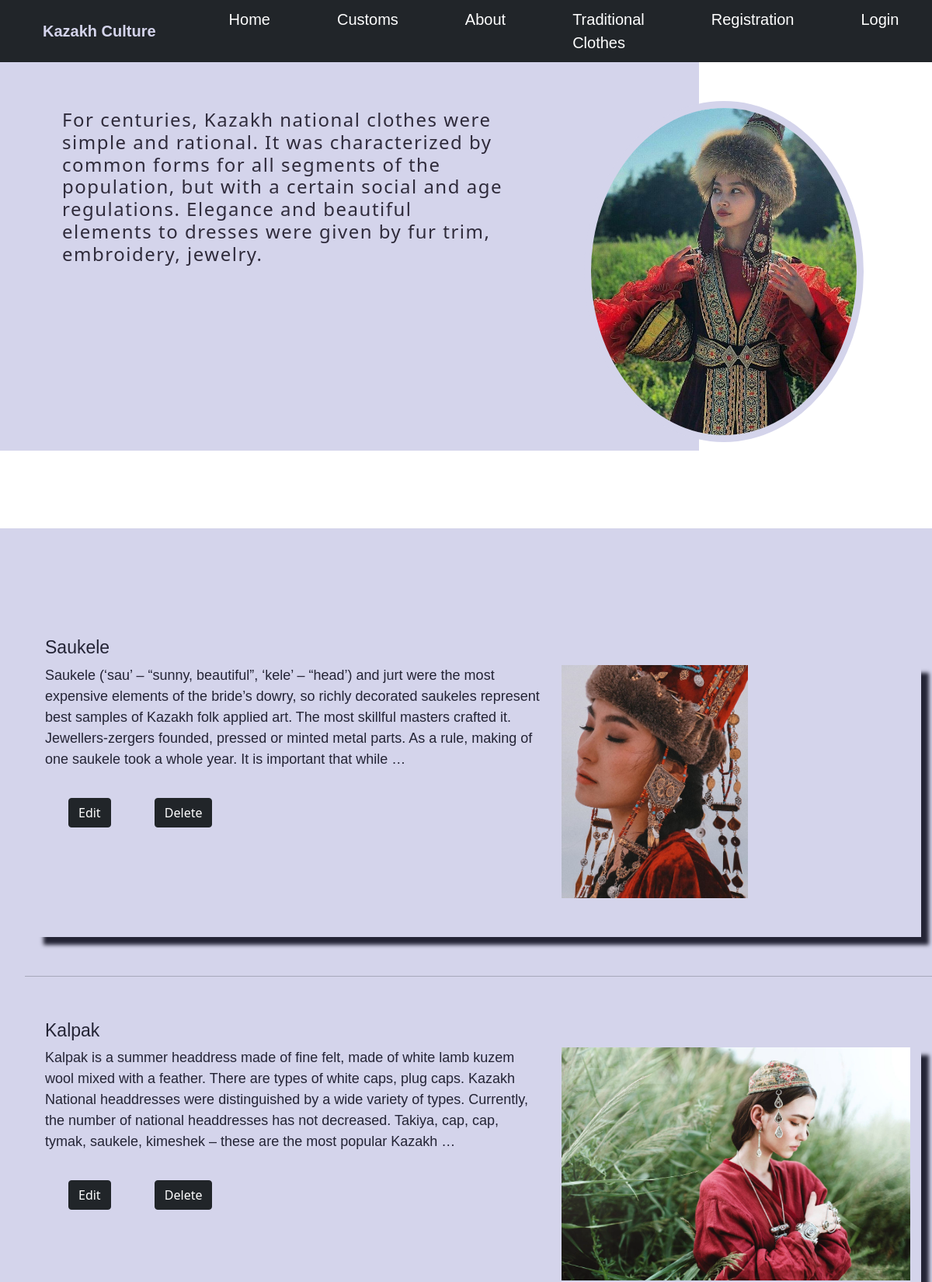
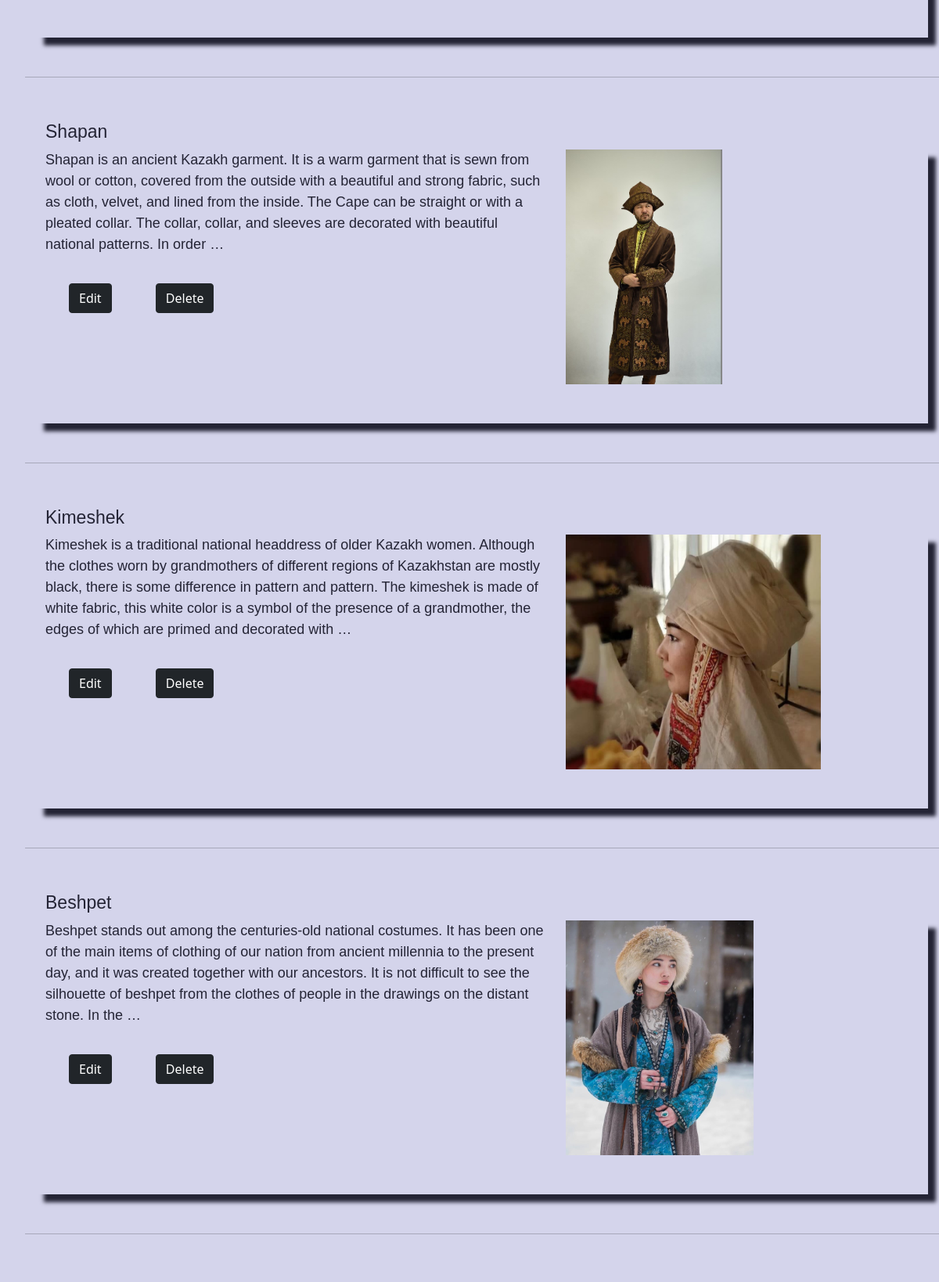
Screenshot of /show_clothes (upper part) with the database file from the repository (2 pictures, top to bottom).
### polls/models.py (models this page shows)
class Clothes(models.Model):
    name = models.CharField(max_length=255)
    info = models.TextField()
    picture = models.FileField(upload_to = 'img', blank = True, null = True)

### polls/views.py (the view)
# urls.py: path('show_clothes', views.show_clothes, name= 'show_clothes'),
def show_clothes(request):
    cloth = Clothes.objects.order_by('id')
    return render(request, 'index.html', {'cloth': cloth})

### polls/templates/index.html (shortened to what this page needs)
{% extends 'base.html' %}
{% load static %}
       {% block content %}
       <div class="contentC1">
        <div class="container-fluid">
          <div class="row">
            <div class="col-9" id="darkside">
              <h4>For centuries, Kazakh national clothes were simple and rational. It was characterized by common forms for all segments of the population, but with a certain social and age regulations. Elegance and beautiful elements to dresses were given by fur trim, embroidery, jewelry.</h4>
            </div>
            <div class="col-3">
              <img src="{% static 'polls/img/c2.jpg' %}" alt="">
            </div>
          </div>
        </div>
      </div>
            <div class="content2" >
          <ul>
            {% for i in cloth %}
              <li>
                      <div class="container">
                          <div class="row"><h3>{{ i.name }}</h3></div>
                           <div class="row" id="cus">
                              <div class="col-7" ><p> {{ i.info|truncatewords:60 }}</p>
                                <div class="row">
                                  <div class="col-2">
                                    <a class="btn btn-dark " href="/update_clothes/{{ i.id }}">  Edit</a>
                                  </div>
                                  <div class="col-2">
                                     <a class="btn btn-dark"  href="/delete_clothes/{{ i.id }}"> Delete</a>
                                  </div>
                                </div>
                           </div>
                              <div class="col-5">
                                {% if i.picture %}<img src="/media/{{ i.picture }}" class="img img-responsive">{% endif %}
                              </div>
                          </div>
                      </div>
                  <hr>
              </li>
              {% empty %}
              <p>No Record Found!</p>
                    {% endfor %}
          </ul>
    <br><br>
    </div>
    {% endblock %}

### polls/templates/base.html (shortened to what this page needs)
{% load static %}
<!doctype html>
<html lang="en">
<head>
    <link href="https://cdn.jsdelivr.net/npm/bootstrap@5.0.2/dist/css/bootstrap.min.css" rel="stylesheet">
    <link type="text/css" href="{% static 'polls/css/style.css' %}" rel="stylesheet"/>
</head>
<body>
    <nav class="navbar navbar-expand-lg bg-dark ">
        <a class="navbar-brand" href="#">Kazakh Culture</a>
        <div class="collapse navbar-collapse" id="navbarSupportedContent">
          <ul class="navbar-nav mr-auto">
            <li class="nav-item active">
              <a class="nav-link" href="{% url 'home' %}">Home </a>
            </li>
            <li class="nav-item">
              <a class="nav-link" href="{% url 'show_customs' %}">Customs</a>
            </li>
            <li class="nav-item">
              <a class="nav-link" href="{% url 'about' %}" >About</a>
            </li>
            <li class="nav-item">
              <a class="nav-link " href="{% url 'show_clothes' %}">Traditional Clothes</a>
            </li>
              {% if user.is_authenticated %}
            <li class="nav-item">
              <a class="nav-link" href="{% url 'logout' %}">Logout</a>
            </li>
            <li class="nav-item">
              <a class="nav-link" href="#">Welcome, {{user.username}}</a>
            </li>
            {% else %}
            <li class="nav-item">
              <a class="nav-link " href="{% url 'registration' %}">Registration</a>
            </li>
             <li class="nav-item">
              <a class="nav-link " href="{% url 'login' %}">Login</a>
            </li>
             {% endif %}
          </ul>
        </div>
      </nav>
      {% block content %}
    {% endblock %}
</body>
</html>

### polls/static/polls/css/style.css (style rules this page uses)
nav { padding: 5px 55px; height: 80px; }
nav ul li { padding-left: 70px; }
nav ul li a { color: white !important; font-weight: 300; font-family: 'Gill Sans', 'Gill Sans MT', Calibri, 'Trebuchet MS', sans-serif; }
nav a, .footer .col-5 p { color: rgb(212, 212, 235)!important; font-size: 20px; font-family: 'Trebuchet MS', 'Lucida Sans Unicode', 'Lucida Grande', 'Lucida Sans', Arial, sans-serif; font-weight: 650; }
.content2 img { height: 300px; }
.content2 { padding-top: 100px; background-color: rgb(212, 212, 235); }
.content2 ul li { background-color: blue; background: 1px; list-style: none; padding-top: 40px; }
.content2 ul li p { font-family: 'Lucida Sans', 'Lucida Sans Regular', 'Lucida Grande', 'Lucida Sans Unicode', Geneva, Verdana, sans-serif; color: rgb(36, 36, 53); font-size: 18px; }
.content2 ul li h3 { font-family: 'Lucida Sans', 'Lucida Sans Regular', 'Lucida Grande', 'Lucida Sans Unicode', Geneva, Verdana, sans-serif; color: rgb(36, 36, 53); font-size: 23px; }
#cus { padding-bottom: 50px; box-shadow: 10px 10px 5px rgb(36, 36, 53); margin-bottom: 50px; }
img { object-fit: cover; }
#darkside { background-color: rgb(212, 212, 235); height: 500px; color: rgb(47, 43, 59); padding-top: 60px; padding-right: 250px; padding-left: 80px; letter-spacing: 1.5px; font-weight: 400; }
.contentC1 img { width: 30vw; object-fit: cover; margin-left: -160px; margin-top: 50px; border-radius: 50%; border: 9px solid rgb(212, 212, 235); }
.contentC1 { padding-bottom: 100px; }
#cus a { margin: 20px 30px; }

### rows the page displays
Clothes: name "Saukele", info "Saukele (‘sau’ – “sunny, beautiful”, ‘kele’ – “head’) and jurt were the most expensive elements of the bride’s dowry, so richly decorated saukeles represent best samples of Kazakh folk applied art. The most skillful masters crafted it. Jewellers-zergers founded, pressed or minted metal parts. As a rule, making of one saukele took a whole year. It is important that while …", picture (picture)
Clothes: name "Kalpak", info "Kalpak is a summer headdress made of fine felt, made of white lamb kuzem wool mixed with a feather. There are types of white caps, plug caps. Kazakh National headdresses were distinguished by a wide variety of types. Currently, the number of national headdresses has not decreased. Takiya, cap, cap, tymak, saukele, kimeshek – these are the most popular Kazakh …", picture (picture)
Clothes: name "Shapan", info "Shapan is an ancient Kazakh garment. It is a warm garment that is sewn from wool or cotton, covered from the outside with a beautiful and strong fabric, such as cloth, velvet, and lined from the inside. The Cape can be straight or with a pleated collar. The collar, collar, and sleeves are decorated with beautiful national patterns. In order …", picture (picture)
Clothes: name "Kimeshek", info "Kimeshek is a traditional national headdress of older Kazakh women. Although the clothes worn by grandmothers of different regions of Kazakhstan are mostly black, there is some difference in pattern and pattern. The kimeshek is made of white fabric, this white color is a symbol of the presence of a grandmother, the edges of which are primed and decorated with …", picture (picture)
Clothes: name "Beshpet", info "Beshpet stands out among the centuries-old national costumes. It has been one of the main items of clothing of our nation from ancient millennia to the present day, and it was created together with our ancestors. It is not difficult to see the silhouette of beshpet from the clothes of people in the drawings on the distant stone. In the …", picture (picture)
